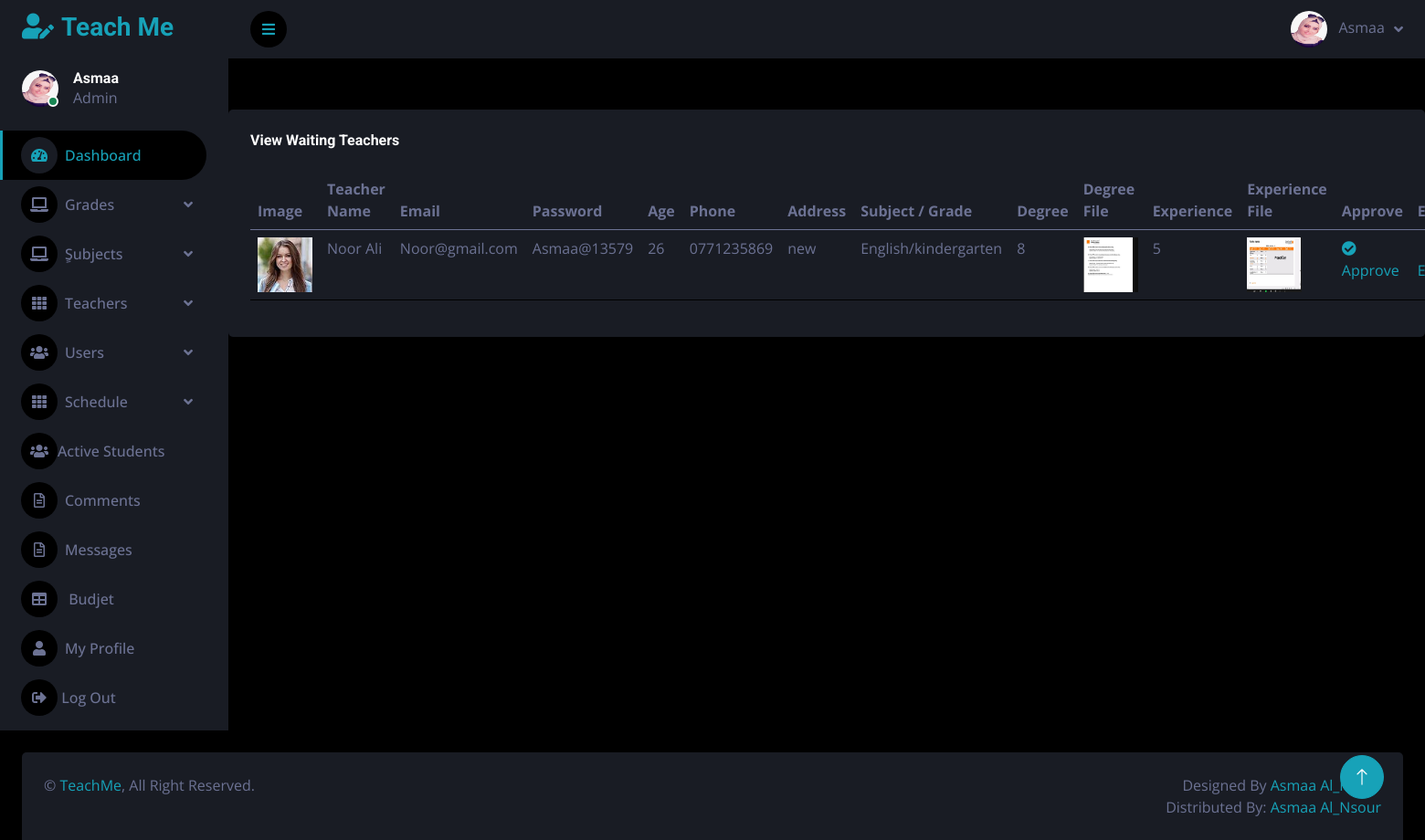
/Source Code/private_online_sessions/admin_area/index.php?view_teachers_waiting (signed in), run on the app's committed database.
### tables this page shows
CREATE TABLE `users` (
  `id` int(11) NOT NULL,
  `full_name` varchar(255) NOT NULL,
  `email` varchar(255) NOT NULL,
  `age` int(11) NOT NULL,
  `password` varchar(255) NOT NULL,
  `phone` varchar(50) NOT NULL,
  `user_type` varchar(50) NOT NULL DEFAULT 'user',
  `address` varchar(255) NOT NULL,
  `profile_pic` varchar(255) NOT NULL,
  `subject` varchar(255) DEFAULT NULL,
  `delete_user` int(11) NOT NULL DEFAULT 1
);

CREATE TABLE `teachers` (
  `id` int(11) NOT NULL,
  `full_name` varchar(255) NOT NULL,
  `phone` varchar(15) NOT NULL,
  `email` varchar(150) NOT NULL,
  `password` varchar(11) NOT NULL,
  `subject_id` int(11) NOT NULL,
  `address` varchar(255) NOT NULL,
  `age` int(11) NOT NULL,
  `image` varchar(255) NOT NULL,
  `degree` varchar(255) NOT NULL,
  `degree_file` varchar(255) NOT NULL,
  `experience` varchar(255) NOT NULL,
  `experience_file` varchar(255) NOT NULL,
  `approval` int(11) NOT NULL DEFAULT 0 COMMENT '0 is not approved',
  `suspend` int(11) NOT NULL DEFAULT 1 COMMENT '0 is suspended',
  `delete_teacher` int(11) NOT NULL DEFAULT 1 COMMENT '0 is Deleted'
);

CREATE TABLE `subjects` (
  `id` int(11) NOT NULL,
  `grades_id` int(11) NOT NULL,
  `subject` varchar(255) NOT NULL,
  `subject_img` varchar(150) DEFAULT NULL,
  `subject_keywords` varchar(255) NOT NULL,
  `delete_subject` int(11) NOT NULL DEFAULT 1
);

CREATE TABLE `grades` (
  `id` int(11) NOT NULL,
  `grade` varchar(255) NOT NULL,
  `description` varchar(255) DEFAULT NULL,
  `img` varchar(255) DEFAULT NULL,
  `min_age` int(11) NOT NULL DEFAULT 3,
  `max_age` int(11) NOT NULL DEFAULT 70,
  `tuition_fee` int(11) NOT NULL DEFAULT 15,
  `delete_grade` int(11) NOT NULL DEFAULT 1
);

### Source Code/private_online_sessions/admin_area/view_teachers_waiting.php (the view, shortened to what this page needs)
<?php
if(!isset($_SESSION['admin_email'])){
    echo "<script>window.open('../dashboard/login.php','_self')</script>";
}
else {
?>
<br><br>
 <div class="col-sm-12 col-xl-12  mt-2">
    <div class="bg-secondary rounded h-100 p-4">
                            <h6 class="mb-4">View Waiting Teachers</h6>
                            <table class="table">
                                <thead>
<tr>
<th>Image</th>
<th>Teacher Name</th>
<th>Email</th>
<th>Password</th>
<th>Age</th>
<th>Phone</th>
<th>Address</th>
<th>Subject / Grade</th>
<th>Degree</th>
<th>Degree File</th>
<th>Experience</th>
<th>Experience File</th>
<th>Approve</th>
<th>Edit</th>
</tr>
                                </thead>
                                <tbody>
<?php
$get_teacher = "SELECT teachers.id , teachers.full_name , teachers.phone , teachers.email , teachers.password , teachers.subject_id , teachers.address , teachers.age , teachers.image , teachers.degree , teachers.degree_file , teachers.experience ,teachers.experience_file , subjects.grades_id , grades.grade , subjects.subject
FROM teachers, subjects , grades
WHERE  teachers.subject_id =subjects.id &&  subjects.grades_id =grades.id && teachers.delete_teacher='1'&& teachers.approval='0' ";
$run_teacher = mysqli_query($con,$get_teacher);
while($row_teacher = mysqli_fetch_array($run_teacher)){
$teacher_id = $row_teacher['id'];
$full_name = $row_teacher['full_name'];
$email = $row_teacher['email'];
$image = $row_teacher['image'];
$password= $row_teacher['password'];
$age= $row_teacher['age'];
$phone= $row_teacher['phone'];
$address= $row_teacher['address'];
$subject= $row_teacher['subject'];
$experience= $row_teacher['experience'];
$degree= $row_teacher['degree'];
$experience_file= $row_teacher['experience_file'];
$degree_file= $row_teacher['degree_file'];
$grade = $row_teacher['grade'];
?>
<tr>
<td><img src="user_image/<?php echo $image; ?>" width="60" height="60" ></td>
<td><?php echo $full_name; ?></td>
<td><?php echo $email; ?></td>
<td><?php echo $password; ?></td>
<td><?php echo $age; ?></td>
<td><?php echo $phone; ?></td>
<td><?php echo $address; ?></td>
<td><?php echo $subject ,"/", $grade ; ?></td>
<td><?php echo $degree; ?></td>
<td><img src="user_image/<?php echo $degree_file; ?>" width="60" height="60" ></td>
<td><?php echo $experience; ?></td>
<td><img src="user_image/<?php echo $experience_file; ?>" width="60" height="60" ></td>
<td>
<a href="index.php?approve_teacher=<?php echo $teacher_id; ?>" >
<i class="fa fa-check-circle" ></i>
Approve
</a>
</td>
<td>
<a href="index.php?edit_teacher=<?php echo $teacher_id; ?>">
<i class="fa fa-pencil"> </i> Edit
</a>
</td>
</tr>
<?php } ?>
                                </tbody>
                            </table>
                        </div></div>
<?php
}
?>

### Source Code/private_online_sessions/admin_area/sidebar.php (shortened to what this page needs)
<?php
include("includes/db.php");
if(!isset($_SESSION['admin_email'])){
echo "<script>window.open('../dashboard/login.php','_self')</script>";
}
else {
    $email=$_SESSION['admin_email'];
    $get_admin = "SELECT * FROM users WHERE email ='$email'";
    $run_admin = mysqli_query($con,$get_admin);
    $row_admin = mysqli_fetch_array($run_admin);
?>
<body>
    <div class="container-fluid position-relative d-flex p-0">
        <div class="sidebar pe-4 pb-3">
            <nav class="navbar bg-secondary navbar-dark">
                <a href="index.php?dashboard" class="navbar-brand mx-4 mb-3">
                    <h3 class="text-primary"><i class="fa fa-user-edit me-2"></i>Teach Me</h3>
                </a>
                <div class="d-flex align-items-center ms-4 mb-4">
                    <div class="position-relative">
                        <img class="rounded-circle" src="../admin_area/user_image/<?php echo $row_admin['profile_pic']; ?>" alt="" style="width: 40px; height: 40px;">
                        <div class="bg-success rounded-circle border border-2 border-white position-absolute end-0 bottom-0 p-1"></div>
                    </div>
                    <div class="ms-3">
                        <h6 class="mb-0"><?php echo $row_admin['full_name'] ;?></h6>
                        <span>Admin</span>
                    </div>
                </div>
                <div class="navbar-nav w-100">
                <a href="index.php?dashboard" class="nav-item nav-link active"><i class="fa fa-tachometer-alt me-2"></i>Dashboard</a>
                <div class="nav-item dropdown">
                        <a href="#" class="nav-link dropdown-toggle" data-bs-toggle="dropdown"><i class="fa fa-laptop me-2"></i>Grades</a>
                    </div>
                <div class="nav-item dropdown">
                        <a href="#" class="nav-link dropdown-toggle" data-bs-toggle="dropdown"><i class="fa fa-laptop me-2"></i>ٍSubjects</a>
                    </div>
                    <div class="nav-item dropdown">
                        <a href="#" class="nav-link dropdown-toggle" data-bs-toggle="dropdown"><i class="fa fa-th me-2"></i>Teachers</a>
                    </div>
                    <div class="nav-item dropdown">
                        <a href="#" class="nav-link dropdown-toggle" data-bs-toggle="dropdown"><i class="fa fa-users me-2"></i>Users</a>
                    </div>
                    <div class="nav-item dropdown">
                <a href="#" class="nav-link dropdown-toggle" data-bs-toggle="dropdown"><i class="fa fa-th me-2"></i>Schedule</a>
                </div>
                    <a href="index.php?student" class="nav-item nav-link"><i class="fas fa-users"></i>Active Students</a>
                    <a href="index.php?comment" class="nav-item nav-link"><i class="far fa-file-alt me-2"></i>Comments</a>
                    <a href="index.php?message" class="nav-item nav-link"><i class="far fa-file-alt me-2"></i>Messages</a>
                                   <a href="index.php?budjet" class="nav-item nav-link"><i class="fa fa-table me-2"></i> Budjet</a>
                    <a href="index.php?user_profile=<?php echo $id; ?>" class="nav-item nav-link"><i class="fa fa-user me-2"></i>My Profile</a>
                    <a href="index.php?logout" class="nav-item nav-link"><i class="fas fa-sign-out-alt"></i>  Log Out</a>
                </div>
            </nav>
        </div>
        <div class="content">
            <nav class="navbar navbar-expand bg-secondary navbar-dark sticky-top px-4 py-0">
                <a href="#" class="sidebar-toggler flex-shrink-0">
                    <i class="fa fa-bars"></i>
                </a>
                <div class="navbar-nav align-items-center ms-auto">
                    <div class="nav-item dropdown">
                    <div class="nav-item dropdown">
                        <a href="#" class="nav-link dropdown-toggle" data-bs-toggle="dropdown">
                            <img class="rounded-circle me-lg-2" src="../admin_area/user_image/<?php echo $row_admin['profile_pic']; ?>" alt="" style="width: 40px; height: 40px;">
                            <span class="d-none d-lg-inline-flex"><?php echo $row_admin['full_name'] ;?></span>
                        </a>
                    </div>
                </div>
            </nav>
        <?php
 }
  ?>

### Source Code/private_online_sessions/admin_area/css/style.css (style rules this page uses)
:root { --primary: #17A2B8; --secondary: #191C24; --light: #6C7293; --dark: #000000; }
.sidebar { position: fixed; top: 0; left: 0; bottom: 0; width: 250px; height: 100vh; overflow-y: auto; background: var(--secondary); transition: 0.5s; z-index: 999; }
.content { margin-left: 250px; min-height: 100vh; background: var(--dark); transition: 0.5s; }
@media (min-width: 992px) { .sidebar { margin-left: 0; } }
@media (min-width: 992px) { .content { width: calc(100% - 250px); } }
.sidebar .navbar .navbar-nav .nav-link { padding: 7px 20px; color: var(--light); font-weight: 500; border-left: 3px solid var(--secondary); border-radius: 0 30px 30px 0; outline: none; }
.sidebar .navbar .navbar-nav .nav-link:hover, .sidebar .navbar .navbar-nav .nav-link.active { color: var(--primary); background: var(--dark); border-color: var(--primary); }
.sidebar .navbar .navbar-nav .nav-link i { width: 40px; height: 40px; display: inline-flex; align-items: center; justify-content: center; background: var(--dark); border-radius: 40px; }
.sidebar .navbar .navbar-nav .nav-link:hover i, .sidebar .navbar .navbar-nav .nav-link.active i { background: var(--secondary); }
.sidebar .navbar .dropdown-toggle::after { position: absolute; top: 15px; right: 15px; border: none; content: "\f107"; font-family: "Font Awesome 5 Free"; font-weight: 900; transition: .5s; }
.content .navbar .navbar-nav .nav-link { margin-left: 25px; padding: 12px 0; color: var(--light); outline: none; }
.content .navbar .sidebar-toggler, .content .navbar .navbar-nav .nav-link i { width: 40px; height: 40px; display: inline-flex; align-items: center; justify-content: center; background: var(--dark); border-radius: 40px; }
.content .navbar .dropdown-toggle::after { margin-left: 6px; vertical-align: middle; border: none; content: "\f107"; font-family: "Font Awesome 5 Free"; font-weight: 900; transition: .5s; }

### data on the page
users: profile_pic (picture), full_name "Asmaa"
teachers: image (picture), full_name "Noor Ali", email "Noor@gmail.com", password "Asmaa@13579", age "26", phone "0771235869", address "new", subject.subject "English", grades.grade "kindergarten", degree "8", degree_file (picture), experience "5", experience_file (picture)
